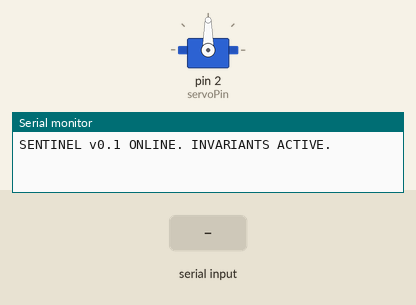
Simulated run of this sketch. Board: Arduino Uno, built with avr-gcc and run on an emulated ATmega328P. Shown: servo, the last lines printed to the serial monitor. The test bench sets the inputs (shaded band).

Above: at 1.2 s.
1.3 s: "30,150\n" received over Serial
At 2.5 s:
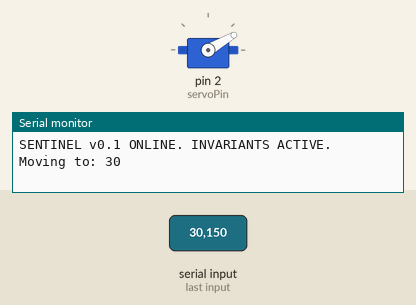
2.8 s: "5\n" received over Serial
At 3.5 s:
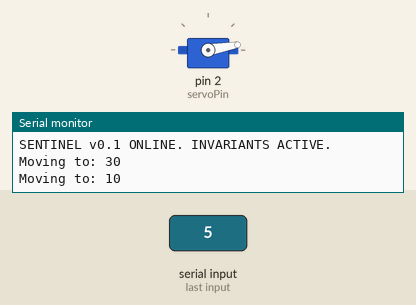
4.3 s: "200\n" received over Serial
At 4.7 s:
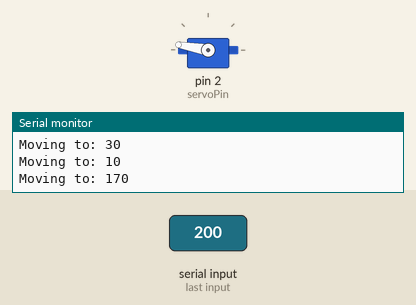
5.8 s: "90,45\n" received over Serial
At 7.1 s:
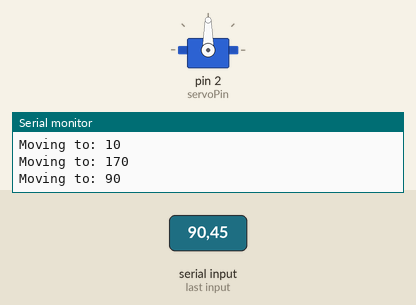
Timing chart, 0 to 8.3 s (numbered marks = the images above; inputs shaded):
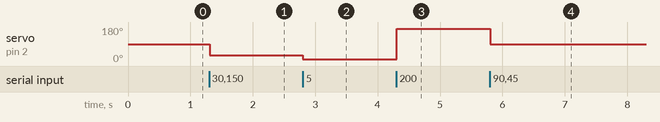

The sketch:

sentinel_v0_1.ino
```cpp
// (licence header left out)
/*
 * SENTINEL v0.1 - PROOF OF CONCEPT
 * Target: Teensy 4.1
 * Actuator: SG90 Servo (Pin 2)
 * Invariant: [10, 170] degrees safety envelope
 */

#include <Servo.h>

Servo myServo;
const int servoPin = 2;

// Buffer for incoming packets
String inputString = "";
boolean stringComplete = false;

// --- SAFETY INVARIANTS ---
const int SAFE_MIN = 10;
const int SAFE_MAX = 170;

void setup() {
  myServo.attach(servoPin);

  // FAIL-SAFE STATE: Initialize to center (Safe)
  myServo.write(90);

  // Initialize Serial (USB Virtual UART)
  Serial.begin(9600);
  while (!Serial) { ; } // Wait for host connection

  Serial.println("SENTINEL v0.1 ONLINE. INVARIANTS ACTIVE.");
}

void loop() {
  // --- KERNEL LOOP ---
  if (stringComplete) {
    // 1. PARSE (Decode the command)
    int requested_angle = inputString.toInt();
    int final_angle = requested_angle;

    // 2. ENFORCE (The "Physics Firewall")
    // This logic runs independently of the high-level intent
    bool intervention = false;

    if (requested_angle < SAFE_MIN) {
      final_angle = SAFE_MIN;
      intervention = true;
    }
    else if (requested_angle > SAFE_MAX) {
      final_angle = SAFE_MAX;
      intervention = true;
    }

    // 3. ACTUATE (Drive the physics)
    myServo.write(final_angle);

    // 4. AUDIT (Log the action)
    Serial.print("Moving to: ");
    Serial.println(final_angle);

    if (intervention) {
      // In a real version, this logs to a separate secure audit channel
      // Serial.println("[ALERT] INVARIANT VIOLATION CLAMPED");
    }

    // Reset Buffer
    inputString = "";
    stringComplete = false;
  }
}

// Interrupt-style Serial Event Handler
void serialEvent() {
  while (Serial.available()) {
    char inChar = (char)Serial.read();
    if (inChar == '\n') {
      stringComplete = true;
    } else {
      inputString += inChar;
    }
  }
}
```

Measured:
- after the input at 1.3 s, servo on pin 2 (servoPin): 90° → 30° at once
- after the input at 2.8 s, servo on pin 2 (servoPin): 30° → 10° at once
- after the input at 4.3 s, servo on pin 2 (servoPin): 10° → 170° at once
- after the input at 5.8 s, servo on pin 2 (servoPin): 170° → 90° at once
